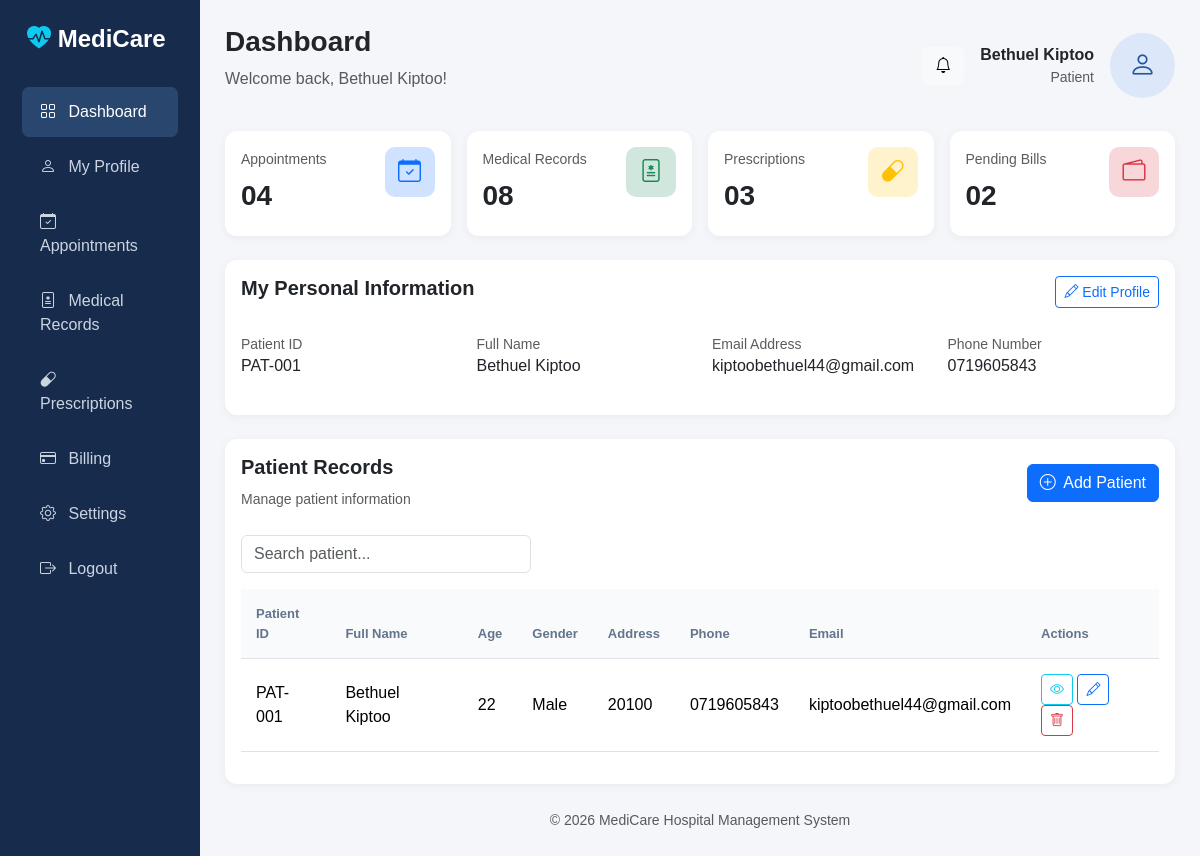
Before: /patient/dashboard/ with the older database file.
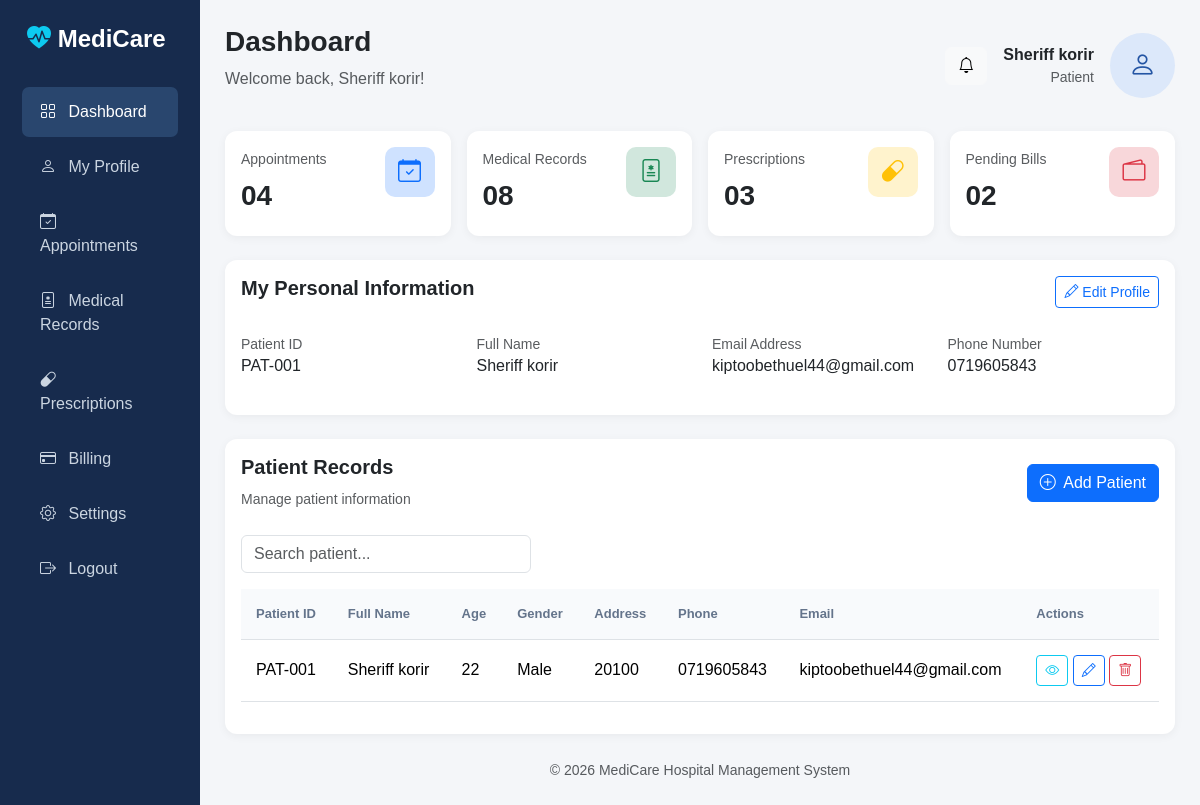
After: the same page with the newer database file.
### patient/models.py (models this page shows, shortened)
class Patient(models.Model):
    GENDER_CHOICES = [
        ('Male', 'Male'),
        ('Female', 'Female'),
        ('Other', 'Other'),
    ]
    patient_id   = models.CharField(max_length=10, unique=True, editable=False)
    name         = models.CharField(max_length=100)
    age          = models.IntegerField()
    gender       = models.CharField(max_length=10, choices=GENDER_CHOICES)
    address      = models.TextField()
    phone_number = models.CharField(max_length=15)
    email        = models.EmailField(unique=True)
    created_at   = models.DateTimeField(auto_now_add=True)

### patient/views.py (the view)
# urls.py: path('dashboard/', views.dashboard, name='dashboard'),
def dashboard(request):
    patients = Patient.objects.all().order_by('-id')
    form = PatientForm()
    return render(request, 'dashboard.html', {
        'patients': patients,
        'form': form,
        'p': patients[0] if patients else None
    })

### patient/templates/dashboard.html (shortened to what this page needs)
<!DOCTYPE html>
<html lang="en">
<head>
    <link href="https://cdn.jsdelivr.net/npm/bootstrap@5.3.3/dist/css/bootstrap.min.css" rel="stylesheet">
    <link href="https://cdn.jsdelivr.net/npm/bootstrap-icons@1.11.3/font/bootstrap-icons.css" rel="stylesheet">
</head>
<body>
<div class="container-fluid">
    <div class="row">
        <div class="col-md-2 sidebar">
            <h4>
                <i class="bi bi-heart-pulse-fill text-info"></i>
                MediCare
            </h4>
            <a href="{% url 'dashboard' %}" class="active"><i class="bi bi-grid me-2"></i> Dashboard</a>
            <a href="{% url 'profile' %}"><i class="bi bi-person me-2"></i> My Profile</a>
            <a href="{% url 'book_appointment' %}"><i class="bi bi-calendar-check me-2"></i> Appointments</a>
            <a href="#"><i class="bi bi-file-medical me-2"></i> Medical Records</a>
            <a href="#"><i class="bi bi-capsule me-2"></i> Prescriptions</a>
            <a href="#"><i class="bi bi-credit-card me-2"></i> Billing</a>
            <a href="#"><i class="bi bi-gear me-2"></i> Settings</a>
            <a href="{% url 'logout' %}"><i class="bi bi-box-arrow-right me-2"></i> Logout</a>
        </div>
        <div class="col-md-10 main-content">
            <div class="d-flex justify-content-between align-items-center mb-4">
                <div>
                    <h3 class="fw-bold">Dashboard</h3>
                    <p class="text-muted">Welcome back, {{ p.name }}!</p>
                </div>
                <div class="d-flex align-items-center gap-3">
                    <button class="btn btn-light"><i class="bi bi-bell"></i></button>
                    <div class="text-end">
                        <strong>{{ p.name }}</strong>
                        <small class="d-block text-muted">Patient</small>
                    </div>
                    <div class="profile-image"><i class="bi bi-person"></i></div>
                </div>
            </div>
            <div class="row g-3 mb-4">
                <div class="col-lg-3 col-md-6">
                    <div class="card dashboard-card p-3">
                        <div class="d-flex justify-content-between">
                            <div>
                                <small class="text-muted">Appointments</small>
                                <h3 class="fw-bold mt-2">04</h3>
                            </div>
                            <div class="card-icon bg-primary-subtle text-primary">
                                <i class="bi bi-calendar-check"></i>
                            </div>
                        </div>
                    </div>
                </div>
                <div class="col-lg-3 col-md-6">
                    <div class="card dashboard-card p-3">
                        <div class="d-flex justify-content-between">
                            <div>
                                <small class="text-muted">Medical Records</small>
                                <h3 class="fw-bold mt-2">08</h3>
                            </div>
                            <div class="card-icon bg-success-subtle text-success">
                                <i class="bi bi-file-medical"></i>
                            </div>
                        </div>
                    </div>
                </div>
                <div class="col-lg-3 col-md-6">
                    <div class="card dashboard-card p-3">
                        <div class="d-flex justify-content-between">
                            <div>
                                <small class="text-muted">Prescriptions</small>
                                <h3 class="fw-bold mt-2">03</h3>
                            </div>
                            <div class="card-icon bg-warning-subtle text-warning">
                                <i class="bi bi-capsule"></i>
                            </div>
                        </div>
                    </div>
                </div>
                <div class="col-lg-3 col-md-6">
                    <div class="card dashboard-card p-3">
                        <div class="d-flex justify-content-between">
                            <div>
                                <small class="text-muted">Pending Bills</small>
                                <h3 class="fw-bold mt-2">02</h3>
                            </div>
                            <div class="card-icon bg-danger-subtle text-danger">
                                <i class="bi bi-wallet2"></i>
                            </div>
                        </div>
                    </div>
                </div>
            </div>
            <div class="card profile-card mb-4">
                <div class="card-body">
                    <div class="d-flex justify-content-between mb-4">
                        <h5 class="fw-bold">My Personal Information</h5>
                        <button class="btn btn-outline-primary btn-sm">
                            <i class="bi bi-pencil"></i> Edit Profile
                        </button>
                    </div>
                    <div class="row">
                        <div class="col-md-3 mb-3">
                            <small class="text-muted">Patient ID</small>
                            <h6>{{ p.patient_id }}</h6>
                        </div>
                        <div class="col-md-3 mb-3">
                            <small class="text-muted">Full Name</small>
                            <h6>{{ p.name }}</h6>
                        </div>
                        <div class="col-md-3 mb-3">
                            <small class="text-muted">Email Address</small>
                            <h6>{{ p.email }}</h6>
                        </div>
                        <div class="col-md-3 mb-3">
                            <small class="text-muted">Phone Number</small>
                            <h6>{{ p.phone_number }}</h6>
                        </div>
                    </div>
                </div>
            </div>
            <div class="card table-card">
                <div class="card-body">
                    <div class="d-flex flex-wrap justify-content-between align-items-center mb-4">
                        <div>
                            <h5 class="fw-bold">Patient Records</h5>
                            <small class="text-muted">Manage patient information</small>
                        </div>
                        <button class="btn btn-primary"
                                data-bs-toggle="modal"
                                data-bs-target="#addPatientModal">
                            <i class="bi bi-plus-circle me-1"></i> Add Patient
                        </button>
                    </div>
                    <div class="row mb-3">
                        <div class="col-md-4">
                            <input type="text"
                                   id="patientSearch"
                                   class="form-control"
                                   placeholder="Search patient...">
                        </div>
                    </div>
                    <div class="table-responsive">
                        <table class="table table-hover" id="patientTable">
                            <thead>
                                <tr>
                                    <th>Patient ID</th>
                                    <th>Full Name</th>
                                    <th>Age</th>
                                    <th>Gender</th>
                                    <th>Address</th>
                                    <th>Phone</th>
                                    <th>Email</th>
                                    <th>Actions</th>
                                </tr>
                            </thead>
                            <tbody id="patientTableBody">
                                {% for p in patients %}
                                <tr>
                                    <td>{{ p.patient_id }}</td>
                                    <td>{{ p.name }}</td>
                                    <td>{{ p.age }}</td>
                                    <td>{{ p.get_gender_display }}</td>
                                    <td>{{ p.address|truncatechars:30 }}</td>
                                    <td>{{ p.phone_number }}</td>
                                    <td>{{ p.email }}</td>
                                    <td>
                                        <button type="button" class="btn btn-sm btn-outline-info"><i class="bi bi-eye"></i></button>
                                        <button type="button"
                                                class="btn btn-sm btn-outline-primary btn-edit"
                                                data-id="{{ p.pk }}"
                                                data-patient_id="{{ p.patient_id }}"
                                                data-name="{{ p.name }}"
                                                data-age="{{ p.age }}"
                                                data-gender="{{ p.gender }}"
                                                data-address="{{ p.address }}"
                                                data-phone="{{ p.phone_number }}"
                                                data-email="{{ p.email }}"
                                                title="Edit">
                                            <i class="bi bi-pencil"></i>
                                        </button>
                                        <button type="button"
                                                class="btn btn-sm btn-outline-danger btn-delete"
                                                data-id="{{ p.pk }}"
                                                data-name="{{ p.name }}"
                                                title="Delete">
                                            <i class="bi bi-trash"></i>
                                        </button>
                                    </td>
                                </tr>
                                {% empty %}
                                <tr id="emptyRow">
                                    <td colspan="8" class="text-center text-muted py-4">
                                        No patients yet. Click "Add Patient" to create one.
                                    </td>
                                </tr>
                                {% endfor %}
                            </tbody>
                        </table>
                    </div>
                </div>
            </div>
            <footer class="text-center text-muted mt-4">
                <small>© 2026 MediCare Hospital Management System</small>
            </footer>
        </div>
    </div>
</div>
</body>
</html>

### patient/templates/dashboard.html (style rules this page uses)
body { background-color: #f4f6f9; font-family: Arial, sans-serif; }
.sidebar { background: #172b4d; min-height: 100vh; color: white; }
.sidebar h4 { padding: 25px 15px; font-weight: bold; }
.sidebar a { display: block; color: #cbd5e1; padding: 13px 18px; text-decoration: none; border-radius: 7px; margin: 5px 10px; }
.sidebar a:hover, .sidebar a.active { background: #29466e; color: white; }
.main-content { padding: 25px; }
.dashboard-card { border: none; border-radius: 12px; box-shadow: 0 2px 10px rgba(0, 0, 0, 0.05); }
.card-icon { width: 50px; height: 50px; border-radius: 10px; display: flex; align-items: center; justify-content: center; font-size: 23px; }
.profile-card { border: none; border-radius: 12px; box-shadow: 0 2px 10px rgba(0, 0, 0, 0.05); }
.profile-image { width: 65px; height: 65px; border-radius: 50%; background: #dce8fa; color: #2455a4; display: flex; align-items: center; justify-content: center; font-size: 27px; }
.table-card { border: none; border-radius: 12px; box-shadow: 0 2px 10px rgba(0, 0, 0, 0.05); }
.table th { background: #f8fafc; color: #64748b; font-size: 13px; padding: 15px; }
.table td { padding: 15px; vertical-align: middle; }

Changed rows visible on the page:
removed Patient: name "Bethuel Kiptoo", patient_id "PAT-001", email "kiptoobethuel44@gmail.com", phone_number "0719605843", age "22", gender "Male", address "20100"
added Patient: name "Sheriff korir", patient_id "PAT-001", email "kiptoobethuel44@gmail.com", phone_number "0719605843", age "22", gender "Male", address "20100"
